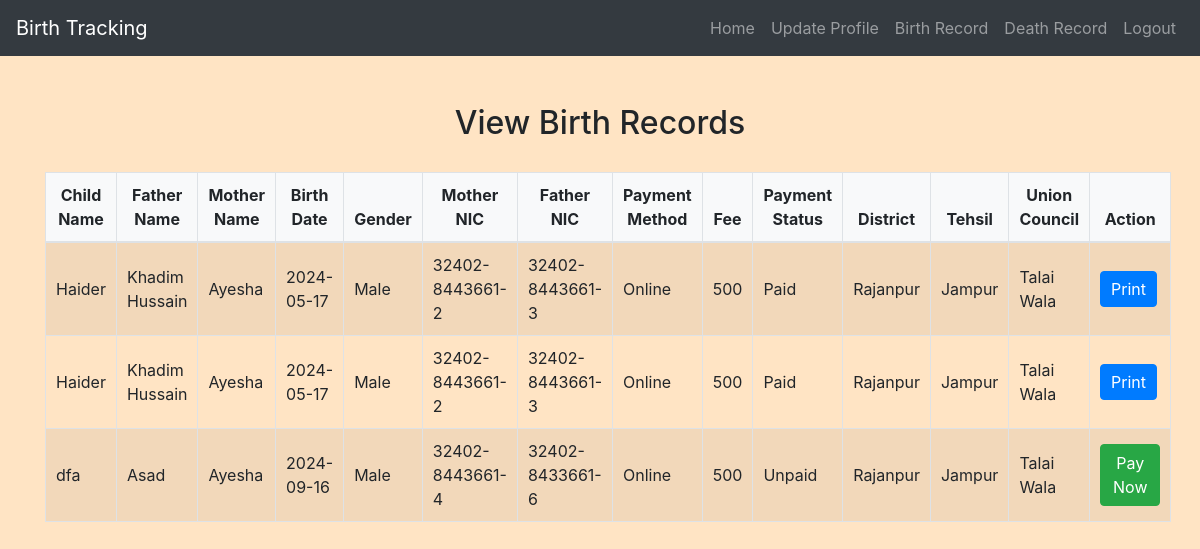
Screenshot of /view_birthrecord.php (signed in) with the database file from the repository.
### tables this page shows
CREATE TABLE `birthrecords` (
  `BirthRecordID` int(11) NOT NULL,
  `ChildName` varchar(255) NOT NULL,
  `FatherName` varchar(255) NOT NULL,
  `MotherName` varchar(255) NOT NULL,
  `BirthDate` date NOT NULL,
  `Gender` enum('Male','Female') NOT NULL,
  `MotherNIC` varchar(15) NOT NULL,
  `FatherNIC` varchar(15) NOT NULL,
  `PaymentMethod` varchar(100) NOT NULL,
  `PaymentStatus` varchar(20) DEFAULT 'Unpaid',
  `Fee` int(11) DEFAULT 500,
  `DistrictID` int(11) DEFAULT NULL,
  `TehsilID` int(11) DEFAULT NULL,
  `UnionCouncilID` int(11) DEFAULT NULL,
  `UserID` int(11) NOT NULL
);

CREATE TABLE `districts` (
  `DistrictID` int(11) NOT NULL,
  `DistrictName` varchar(100) NOT NULL
);

CREATE TABLE `tehsils` (
  `TehsilID` int(11) NOT NULL,
  `TehsilName` varchar(100) NOT NULL,
  `DistrictID` int(11) DEFAULT NULL
);

CREATE TABLE `unioncouncils` (
  `UnionCouncilID` int(11) NOT NULL,
  `UnionCouncilName` varchar(100) NOT NULL,
  `TehsilID` int(11) NOT NULL
);

### view_birthrecord.php (the view, shortened to what this page needs)
<?php
include('config.php');
$user_id = $_SESSION["id"];
$sql = "SELECT * FROM BirthRecords WHERE UserID = ?";
$stmt = mysqli_prepare($conn, $sql);
mysqli_stmt_bind_param($stmt, "i", $user_id);
mysqli_stmt_execute($stmt);
$result = mysqli_stmt_get_result($stmt);
?>
<!DOCTYPE html>
<html lang="en">
<head>
    <link rel="stylesheet" href="https://maxcdn.bootstrapcdn.com/bootstrap/4.5.2/css/bootstrap.min.css">
    <link rel="stylesheet" href="./css/style.css">
</head>
<body>
<?php include('navbar.php'); ?>
<div class="container mt-5">
    <h2>View Birth Records</h2>
    <table class="table table-striped">
        <thead>
            <tr>
                <th>Child Name</th>
                <th>Father Name</th>
                <th>Mother Name</th>
                <th>Birth Date</th>
                <th>Gender</th>
                <th>Mother NIC</th>
                <th>Father NIC</th>
                <th>Payment Method</th>
                <th>Fee</th>
                <th>Payment Status</th>
                <th>District</th>
                <th>Tehsil</th>
                <th>Union Council</th>
                <th>Action</th>
            </tr>
        </thead>
        <tbody>
            <?php
            while ($row = mysqli_fetch_assoc($result)) {
                echo "<tr>";
                echo "<td>" . $row['ChildName'] . "</td>";
                echo "<td>" . $row['FatherName'] . "</td>";
                echo "<td>" . $row['MotherName'] . "</td>";
                echo "<td>" . $row['BirthDate'] . "</td>";
                echo "<td>" . $row['Gender'] . "</td>";
                echo "<td>" . $row['MotherNIC'] . "</td>";
                echo "<td>" . $row['FatherNIC'] . "</td>";
                echo "<td>" . $row['PaymentMethod'] . "</td>";
                echo "<td>" . $row['Fee'] . "</td>";
                echo "<td>" . $row['PaymentStatus'] . "</td>";
                $district_query = "SELECT DistrictName FROM districts WHERE DistrictID = " . $row['DistrictID'];
                $district_result = mysqli_query($conn, $district_query);
                $district_row = mysqli_fetch_assoc($district_result);
                echo "<td>" . $district_row['DistrictName'] . "</td>";
                $tehsil_query = "SELECT TehsilName FROM tehsils WHERE TehsilID = " . $row['TehsilID'];
                $tehsil_result = mysqli_query($conn, $tehsil_query);
                $tehsil_row = mysqli_fetch_assoc($tehsil_result);
                echo "<td>" . $tehsil_row['TehsilName'] . "</td>";
                $union_query = "SELECT UnionCouncilName FROM unioncouncils WHERE UnionCouncilID = " . $row['UnionCouncilID'];
                $union_result = mysqli_query($conn, $union_query);
                $union_row = mysqli_fetch_assoc($union_result);
                echo "<td>" . $union_row['UnionCouncilName'] . "</td>";
                if ($row['PaymentStatus'] == 'Unpaid') {
                    echo '<td><a href="pay_now.php?birthRecordId=' . $row['BirthRecordID'] . '" class="btn btn-success">Pay Now</a></td>';
                } else {
                    echo '<td><a href="generate_pdf.php?birthRecordId=' . $row['BirthRecordID'] . '" class="btn btn-primary">Print</a></td>';
                }
                echo "</tr>";
            }
            ?>
        </tbody>
    </table>
</div>
</body>
</html>

### navbar.php (shortened to what this page needs)
<nav class="navbar navbar-expand-lg navbar-dark bg-dark">
    <a class="navbar-brand" href="home.php">Birth Tracking</a>
    <div class="collapse navbar-collapse" id="navbarNav">
        <ul class="navbar-nav ml-auto">
            <?php
            if (isset($_SESSION["id"]) && !empty($_SESSION["id"])) {
                echo '<li class="nav-item"><a class="nav-link" href="home.php">Home</a></li>';
                echo '<li class="nav-item"><a class="nav-link" href="update_profile.php">Update Profile</a></li>';
                echo '<li class="nav-item"><a class="nav-link" href="view_birthrecord.php">Birth Record</a></li>';
                echo '<li class="nav-item"><a class="nav-link" href="view_death_records.php">Death Record</a></li>';
                echo '<li class="nav-item"><a class="nav-link" href="logout.php">Logout</a></li>';
            } else {
                echo '<li class="nav-item"><a class="nav-link" href="register.php">Register</a></li>';
                echo '<li class="nav-item"><a class="nav-link" href="login.php">Login</a></li>';
                echo '<li class="nav-item"><a class="nav-link" href="./admin/admin_login.php">Admin Login</a></li>';
            }
            ?>
        </ul>
    </div>
</nav>

### css/style.css (style rules this page uses)
body { background-color: bisque; }
h1, h2, h3, h4 { text-align: center; margin-top: 30px; margin-bottom: 30px; }
.table { width: 100%; border-collapse: collapse; margin-top: 20px; }
.table th, .table td { padding: 10px; border: 1px solid #dee2e6; }
.table thead th { background-color: #f8f9fa; font-weight: bold; text-align: center; }
.table tbody td { vertical-align: middle; }
.btn-primary { padding: 5px 10px; }

### rows the page displays
birthrecords: ChildName "Haider", FatherName "Khadim Hussain", MotherName "Ayesha", BirthDate "2024-05-17", Gender "Male", MotherNIC "32402-8443661-2", FatherNIC "32402-8443661-3", PaymentMethod "Online", Fee "500", PaymentStatus "Paid", DistrictID.DistrictName "Rajanpur", TehsilID.TehsilName "Jampur", UnionCouncilID.UnionCouncilName "Talai Wala"
birthrecords: ChildName "Haider", FatherName "Khadim Hussain", MotherName "Ayesha", BirthDate "2024-05-17", Gender "Male", MotherNIC "32402-8443661-2", FatherNIC "32402-8443661-3", PaymentMethod "Online", Fee "500", PaymentStatus "Paid", DistrictID.DistrictName "Rajanpur", TehsilID.TehsilName "Jampur", UnionCouncilID.UnionCouncilName "Talai Wala"
birthrecords: ChildName "dfa", FatherName "Asad", MotherName "Ayesha", BirthDate "2024-09-16", Gender "Male", MotherNIC "32402-8443661-4", FatherNIC "32402-8433661-6", PaymentMethod "Online", Fee "500", PaymentStatus "Unpaid", DistrictID.DistrictName "Rajanpur", TehsilID.TehsilName "Jampur", UnionCouncilID.UnionCouncilName "Talai Wala"
